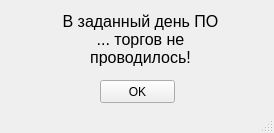
<?xml version="1.0" encoding="UTF-8"?>
<ui version="4.0">
 <class>MainWindow</class>
 <widget class="QMainWindow" name="MainWindow">
  <property name="geometry">
   <rect>
    <x>0</x>
    <y>0</y>
    <width>274</width>
    <height>133</height>
   </rect>
  </property>
  <property name="windowTitle">
   <string>Ошибка</string>
  </property>
  <property name="windowIcon">
   <iconset>
    <normaloff>../../../../../307313.png</normaloff>../../../../../307313.png</iconset>
  </property>
  <widget class="QWidget" name="centralwidget">
   <widget class="QPushButton" name="Ok_Button">
    <property name="geometry">
     <rect>
      <x>100</x>
      <y>80</y>
      <width>75</width>
      <height>23</height>
     </rect>
    </property>
    <property name="text">
     <string>OK</string>
    </property>
   </widget>
   <widget class="QLabel" name="label">
    <property name="geometry">
     <rect>
      <x>60</x>
      <y>9</y>
      <width>161</width>
      <height>61</height>
     </rect>
    </property>
    <property name="font">
     <font>
      <pointsize>12</pointsize>
     </font>
    </property>
    <property name="text">
     <string>В заданный день ПО ... торгов не проводилось!</string>
    </property>
    <property name="alignment">
     <set>Qt::AlignCenter</set>
    </property>
    <property name="wordWrap">
     <bool>true</bool>
    </property>
   </widget>
  </widget>
  <widget class="QMenuBar" name="menubar">
   <property name="geometry">
    <rect>
     <x>0</x>
     <y>0</y>
     <width>274</width>
     <height>21</height>
    </rect>
   </property>
  </widget>
  <widget class="QStatusBar" name="statusbar"/>
 </widget>
 <resources/>
 <connections/>
</ui>
